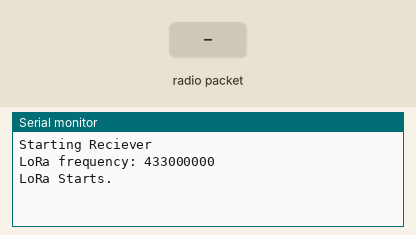
Simulated run of this sketch. Board: Arduino Uno, built with avr-gcc and run on an emulated ATmega328P. On the bench: the last lines printed to the serial monitor. The test bench sets the inputs (shaded band). No radio packets arrive unless stated.

Above: at 1.2 s.
1.3 s: radio packet "1" arrives
At 2.5 s:
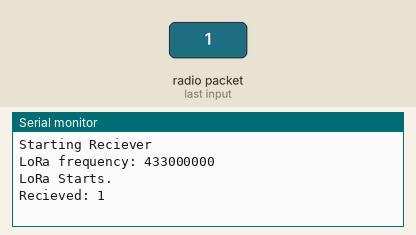
2.8 s: radio packet "0" arrives
At 3.6 s:
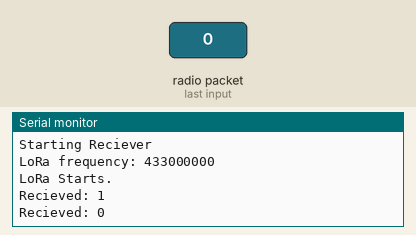
4.3 s: radio packet "2" arrives
At 4.7 s:
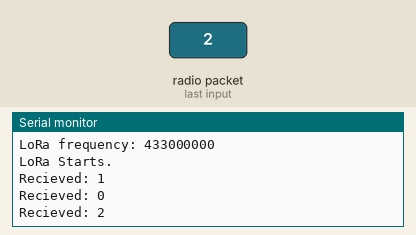

The sketch:

Receiv.ino
```cpp
#ifndef SETUP_H
#include "setup.h"
#endif

#include "myLoRa.h"

// Create LoRa Object
long frequency = 433E6;
long bandwidth = 125E3;
int  spreading_fuctor = 7;
int tx_power = 0;
int sync_word = 0;
int coding_rate = 5;
long preamble_length = 0;

myLoRa * lora;

void setup() {
  Serial.begin(115200);
  Serial.println("Starting Reciever\n\n");
  // Setup Lora
  //lora = &myLoRa( frequency, bandwidth, spreading_fuctor, tx_power, sync_word, coding_rate, preamble_length );
  lora = &myLoRa( frequency );
}

void loop() {
  String data = lora->lora_receiving();
  if (data.length() > 0) {
    Serial.print("Recieved: ");
    Serial.println(data);
  }
}
```

myLoRa.cpp
```cpp
#include "myLoRa.h"

// Constructor
myLoRa::myLoRa( long &frequency ) {
  while ( ! LoRa.begin(frequency) ) {
    Serial.print(".");
    delay(1000);
  };  // GREECE: 433,050–434,040 MHz  434,040–434,790 MHz
  Serial.println( "LoRa frequency: " + String(frequency) );
  Serial.println("LoRa Starts.\n");
}

// Constructor
myLoRa::myLoRa( long &frequency, long &bandwidth, int &spreading_fuctor,
                int &tx_power, int &sync_word, int &coding_rate, long &preamble_length ) {

  Serial.println("LoRa Setup\n");

  while ( ! LoRa.begin(frequency) ) {
    Serial.print(".");
    delay(1000);
  };  // GREECE: 433,050–434,040 MHz  434,040–434,790 MHz

  if ( bandwidth != 0 ) {
    LoRa.setSignalBandwidth(bandwidth);
  }
  if ( spreading_fuctor > 5 ) {
    LoRa.setSpreadingFactor(spreading_fuctor); // 6 - 12
  }
  if ( tx_power != 0) {
    LoRa.setTxPower(tx_power);  // Max 20
  }
  if ( sync_word != 0) {
    LoRa.setSyncWord(sync_word); // Big delay
  }
  if ( coding_rate  > 4) {
    LoRa.setCodingRate4(coding_rate); // 5,6,7,8
  }
  if ( preamble_length != 0) {
    LoRa.setPreambleLength(preamble_length);
  }

  Serial.println( "LoRa frequency: " + String( frequency ) );
  Serial.println( "LoRa bandwidth: " + String( bandwidth ) );
  Serial.println( "LoRa spreading_fuctor: " + String( spreading_fuctor ) );
  Serial.println( "LoRa tx_power: " + String( tx_power ) );
  Serial.println( "LoRa sync_word: " + String( sync_word ) );
  Serial.println( "LoRa coding_rate: " + String( coding_rate ) );
  Serial.println( "LoRa preamble_length: " + String( preamble_length ) );
  delay(3000);
  Serial.println( "\nLoRa Starts.\n" );
}

// Lora Receive
String myLoRa::lora_receiving() {
  String value = "";
  int packetSize = LoRa.parsePacket();
  if ( packetSize ) {
    while ( LoRa.available() ) {
      value += (char) LoRa.read();
    }
  }
  return value;
}

// LoRa send
void myLoRa::lora_send( String val[], int len ) {
  int divider = len/10;
  String line = "";
  for (int i = 0; i < len; i++) {
    line += val[i];
    if ( (i % divider) == 0 ) {
      LoRa.beginPacket();
      line =  "|" + line ;
      LoRa.print( line );
      //Serial.println( line );
      LoRa.endPacket(true);
      line = "";
    }
  }
}

void myLoRa::lora_send( String val ) {
  LoRa.beginPacket();
  LoRa.print( val );
  LoRa.endPacket(true);
}
```

myLoRa.h
```cpp
#include "Arduino.h"
#include <SPI.h>
#include <LoRa.h>

#ifndef SETUP_H
#include "setup.h"
#endif

class myLoRa {
	public:
		// Contsructor
    myLoRa( long &frequency );
		myLoRa( long &frequency, long &bandwidth, int &spreading_fuctor,
                int &tx_power, int &sync_word, int &coding_rate, long &preamble_length );
		// Lora Receive
		String lora_receiving();
		// LoRa send
		void lora_send( String val[], int len );
    void lora_send( String val );
		// Helper function read pin
		byte read_pin();
};
```

setup.h
```cpp
// LoRa Pins
#define DI00 2
#define PIN_SPI_RST   9
#define PIN_SPI_SS    10
/*
#define PIN_SPI_MOSI  11
#define PIN_SPI_MISO  12
#define PIN_SPI_SCK   13
*/
```

Measured:
- after the input at 1.3 s, the serial monitor: prints a new line at once (image 1)
- after the input at 2.8 s, the serial monitor: prints a new line at once (image 2)
- after the input at 4.3 s, the serial monitor: prints a new line at once (image 3)
